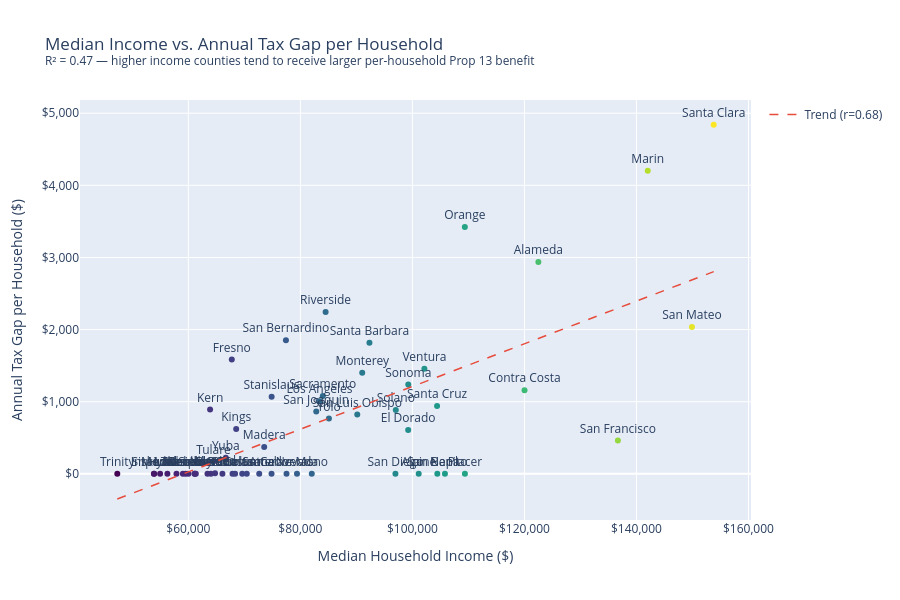

The code cell stored with this chart in its notebook:
### Code cell
# Scatter: median income vs tax gap per household
slope2, intercept2, r2val, p2, se2 = stats.linregress(
    df['median_income'], df['tax_gap_per_household']
)
r2_2 = r2val ** 2
print(f'Income vs. gap/HH: Pearson r = {r2val:.3f}, R² = {r2_2:.3f}, p = {p2:.4f}')

fig2 = px.scatter(
    df,
    x='median_income',
    y='tax_gap_per_household',
    text='county',
    color='median_income',
    color_continuous_scale='Viridis',
    title=f'Median Income vs. Annual Tax Gap per Household<br>'
          f'<sup>R² = {r2_2:.2f} — higher income counties tend to receive larger per-household Prop 13 benefit</sup>',
    labels={
        'median_income': 'Median Household Income ($)',
        'tax_gap_per_household': 'Annual Tax Gap per Household ($)',
    },
    hover_data={
        'median_income': ':$,.0f',
        'tax_gap_per_household': ':$,.0f',
        'assessment_ratio': ':.2%',
    },
)
x_range2 = np.linspace(df['median_income'].min(), df['median_income'].max(), 100)
y_range2 = intercept2 + slope2 * x_range2
fig2.add_trace(go.Scatter(
    x=x_range2, y=y_range2,
    mode='lines',
    line=dict(color='#e74c3c', dash='dash', width=1.5),
    name=f'Trend (r={r2val:.2f})',
    showlegend=True,
))
fig2.update_traces(textposition='top center', selector=dict(mode='markers+text'))
fig2.update_layout(
    height=600,
    coloraxis_showscale=False,
    xaxis=dict(tickprefix='$', tickformat=',.0f'),
    yaxis=dict(tickprefix='$', tickformat=',.0f'),
)
fig2.show()

### Figure 1 — Plotly figure (JSON) as saved in the notebook; plotly's stock layout.template omitted (floating-point values rounded to 4 significant figures)
{"data": [{"customdata": [[0.7494], [1.0], [1.0], [1.0], [1.0], [1.0], [0.8643], [1.0], [0.914], [0.6436], [1.0], [1.0], [1.0], [1.0], [0.7734], [0.8419], [1.0], [1.0], [0.8958], [0.9192], [0.7328], [1.0], [1.0], [0.998], [1.0], [1.0], [0.8471], [1.0], [1.0], [0.734], [1.0], [1.0], [0.6619], [0.8125], [1.0], [0.6921], [1.0], [0.9676], [0.851], [0.9158], [0.8819], [0.8307], [0.7329], [0.9238], [1.0], [1.0], [1.0], [0.8597], [0.8561], [0.7894], [1.0], [1.0], [1.0], [0.9561], [1.0], [0.8478], [0.8868], [0.9513]], "hovertemplate": "Median Household Income ($)=%{marker.color:$,.0f}<br>Annual Tax Gap per Household ($)=%{y:$,.0f}<br>county=%{text}<br>assessment_ratio=%{customdata[0]:.2%}<extra></extra>", "legendgroup": "", "marker": {"color": [122488, 101125, 74853, 66085, 77526, 69619, 120020, 61149, 99246, 67756, 64033, 57881, 53847, 63417, 63883, 68540, 56259, 59515, 83411, 73543, 142019, 60021, 61335, 64772, 54962, 82038, 91043, 105809, 79395, 109361, 109375, 67885, 84505, 84010, 104451, 77423, 96974, 136689, 82837, 90158, 149907, 92332, 153792, 104409, 68347, 61108, 53898, 97037, 99266, 74872, 72654, 59029, 47317, 64474, 70432, 102141, 85097, 66693], "coloraxis": "coloraxis", "symbol": "circle"}, "mode": "markers+text", "name": "", "orientation": "v", "showlegend": false, "text": ["Alameda", "Alpine", "Amador", "Butte", "Calaveras", "Colusa", "Contra Costa", "Del Norte", "El Dorado", "Fresno", "Glenn", "Humboldt", "Imperial", "Inyo", "Kern", "Kings", "Lake", "Lassen", "Los Angeles", "Madera", "Marin", "Mariposa", "Mendocino", "Merced", "Modoc", "Mono", "Monterey", "Napa", "Nevada", "Orange", "Placer", "Plumas", "Riverside", "Sacramento", "San Benito", "San Bernardino", "San Diego", "San Francisco", "San Joaquin", "San Luis Obispo", "San Mateo", "Santa Barbara", "Santa Clara", "Santa Cruz", "Shasta", "Sierra", "Siskiyou", "Solano", "Sonoma", "Stanislaus", "Sutter", "Tehama", "Trinity", "Tulare", "Tuolumne", "Ventura", "Yolo", "Yuba"], "textposition": "top center", "type": "scatter", "x": [122488, 101125, 74853, 66085, 77526, 69619, 120020, 61149, 99246, 67756, 64033, 57881, 53847, 63417, 63883, 68540, 56259, 59515, 83411, 73543, 142019, 60021, 61335, 64772, 54962, 82038, 91043, 105809, 79395, 109361, 109375, 67885, 84505, 84010, 104451, 77423, 96974, 136689, 82837, 90158, 149907, 92332, 153792, 104409, 68347, 61108, 53898, 97037, 99266, 74872, 72654, 59029, 47317, 64474, 70432, 102141, 85097, 66693], "xaxis": "x", "y": [2937.0, 0.0, 0.0, 0.0, 0.0, 0.0, 1160.0, 0.0, 607.8, 1584.0, 0.0, 0.0, 0.0, 0.0, 893.4, 621.6, 0.0, 0.0, 1007.0, 371.9, 4202.0, 0.0, 0.0, 8.938, 0.0, 0.0, 1401.0, 0.0, 0.0, 3423.0, 0.0, 0.0, 2244.0, 1079.0, 0.0, 1853.0, 0.0, 463.5, 864.5, 824.1, 2035.0, 1817.0, 4840.0, 941.5, 0.0, 0.0, 0.0, 884.1, 1237.0, 1069.0, 0.0, 0.0, 0.0, 171.9, 0.0, 1457.0, 767.1, 221.8], "yaxis": "y"}, {"line": {"color": "#e74c3c", "dash": "dash", "width": 1.5}, "mode": "lines", "name": "Trend (r=0.68)", "showlegend": true, "type": "scatter", "x": [47320.0, 48390.0, 49470.0, 50540.0, 51620.0, 52690.0, 53770.0, 54850.0, 55920.0, 57000.0, 58070.0, 59150.0, 60220.0, 61300.0, 62370.0, 63450.0, 64530.0, 65600.0, 66680.0, 67750.0, 68830.0, 69900.0, 70980.0, 72050.0, 73130.0, 74200.0, 75280.0, 76360.0, 77430.0, 78510.0, 79580.0, 80660.0, 81730.0, 82810.0, 83880.0, 84960.0, 86040.0, 87110.0, 88190.0, 89260.0, 90340.0, 91410.0, 92490.0, 93560.0, 94640.0, 95710.0, 96790.0, 97870.0, 98940.0, 100000.0, 101100.0, 102200.0, 103200.0, 104300.0, 105400.0, 106500.0, 107500.0, 108600.0, 109700.0, 110800.0, 111800.0, 112900.0, 114000.0, 115100.0, 116100.0, 117200.0, 118300.0, 119400.0, 120500.0, 121500.0, 122600.0, 123700.0, 124800.0, 125800.0, 126900.0, 128000.0, 129100.0, 130100.0, 131200.0, 132300.0, 133400.0, 134400.0, 135500.0, 136600.0, 137700.0, 138700.0, 139800.0, 140900.0, 142000.0, 143000.0, 144100.0, 145200.0, 146300.0, 147300.0, 148400.0, 149500.0, 150600.0, 151600.0, 152700.0, 153800.0], "y": [-348.6, -316.8, -285.0, -253.1, -221.3, -189.4, -157.6, -125.8, -93.93, -62.09, -30.26, 1.58, 33.42, 65.25, 97.09, 128.9, 160.8, 192.6, 224.4, 256.3, 288.1, 320.0, 351.8, 383.6, 415.5, 447.3, 479.1, 511.0, 542.8, 574.7, 606.5, 638.3, 670.2, 702.0, 733.8, 765.7, 797.5, 829.4, 861.2, 893.0, 924.9, 956.7, 988.5, 1020.0, 1052.0, 1084.0, 1116.0, 1148.0, 1180.0, 1211.0, 1243.0, 1275.0, 1307.0, 1339.0, 1371.0, 1402.0, 1434.0, 1466.0, 1498.0, 1530.0, 1562.0, 1593.0, 1625.0, 1657.0, 1689.0, 1721.0, 1753.0, 1784.0, 1816.0, 1848.0, 1880.0, 1912.0, 1944.0, 1975.0, 2007.0, 2039.0, 2071.0, 2103.0, 2135.0, 2167.0, 2198.0, 2230.0, 2262.0, 2294.0, 2326.0, 2358.0, 2389.0, 2421.0, 2453.0, 2485.0, 2517.0, 2549.0, 2580.0, 2612.0, 2644.0, 2676.0, 2708.0, 2740.0, 2771.0, 2803.0]}], "layout": {"coloraxis": {"colorbar": {"title": {"text": "Median Household Income ($)"}}, "colorscale": [[0.0, "#440154"], [0.1111, "#482878"], [0.2222, "#3e4989"], [0.3333, "#31688e"], [0.4444, "#26828e"], [0.5556, "#1f9e89"], [0.6667, "#35b779"], [0.7778, "#6ece58"], [0.8889, "#b5de2b"], [1.0, "#fde725"]], "showscale": false}, "height": 600, "legend": {"tracegroupgap": 0}, "title": {"text": "Median Income vs. Annual Tax Gap per Household<br><sup>R² = 0.47 — higher income counties tend to receive larger per-household Prop 13 benefit</sup>"}, "xaxis": {"anchor": "y", "domain": [0.0, 1.0], "tickformat": ",.0f", "tickprefix": "$", "title": {"text": "Median Household Income ($)"}}, "yaxis": {"anchor": "x", "domain": [0.0, 1.0], "tickformat": ",.0f", "tickprefix": "$", "title": {"text": "Annual Tax Gap per Household ($)"}}}}
